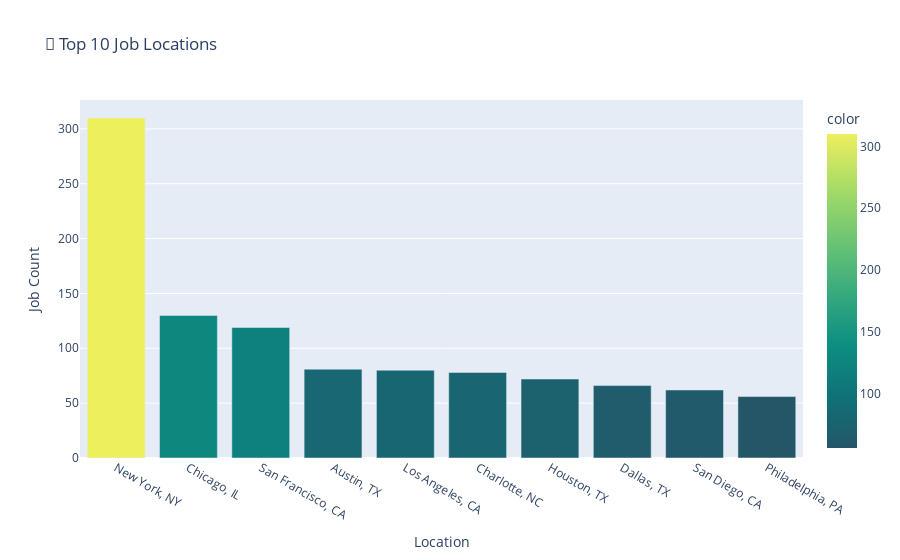

The notebook cell this image was saved under:
### Code cell
top_locations = df['Location'].value_counts().head(10)

fig = px.bar(x=top_locations.index,
             y=top_locations.values,
             title='📍 Top 10 Job Locations',
             labels={'x': 'Location', 'y': 'Job Count'},
             color=top_locations.values,
             color_continuous_scale='Aggrnyl')
fig.show()

### Figure 1 — Plotly figure (JSON) as saved in the notebook; plotly's stock layout.template omitted (floating-point values rounded to 4 significant figures)
{"data": [{"hovertemplate": "Location=%{x}<br>Job Count=%{y}<br>color=%{marker.color}<extra></extra>", "legendgroup": "", "marker": {"color": [310, 130, 119, 81, 80, 78, 72, 66, 62, 56], "coloraxis": "coloraxis", "pattern": {"shape": ""}}, "name": "", "orientation": "v", "showlegend": false, "textposition": "auto", "type": "bar", "x": ["New York, NY", "Chicago, IL", "San Francisco, CA", "Austin, TX", "Los Angeles, CA", "Charlotte, NC", "Houston, TX", "Dallas, TX", "San Diego, CA", "Philadelphia, PA"], "xaxis": "x", "y": [310, 130, 119, 81, 80, 78, 72, 66, 62, 56], "yaxis": "y"}], "layout": {"barmode": "relative", "coloraxis": {"colorbar": {"title": {"text": "color"}}, "colorscale": [[0, "rgb(36, 86, 104)"], [0.1667, "rgb(15, 114, 121)"], [0.3333, "rgb(13, 143, 129)"], [0.5, "rgb(57, 171, 126)"], [0.6667, "rgb(110, 197, 116)"], [0.8333, "rgb(169, 220, 103)"], [1, "rgb(237, 239, 93)"]]}, "legend": {"tracegroupgap": 0}, "title": {"text": "📍 Top 10 Job Locations"}, "xaxis": {"anchor": "y", "domain": [0, 1], "title": {"text": "Location"}}, "yaxis": {"anchor": "x", "domain": [0, 1], "title": {"text": "Job Count"}}}}
